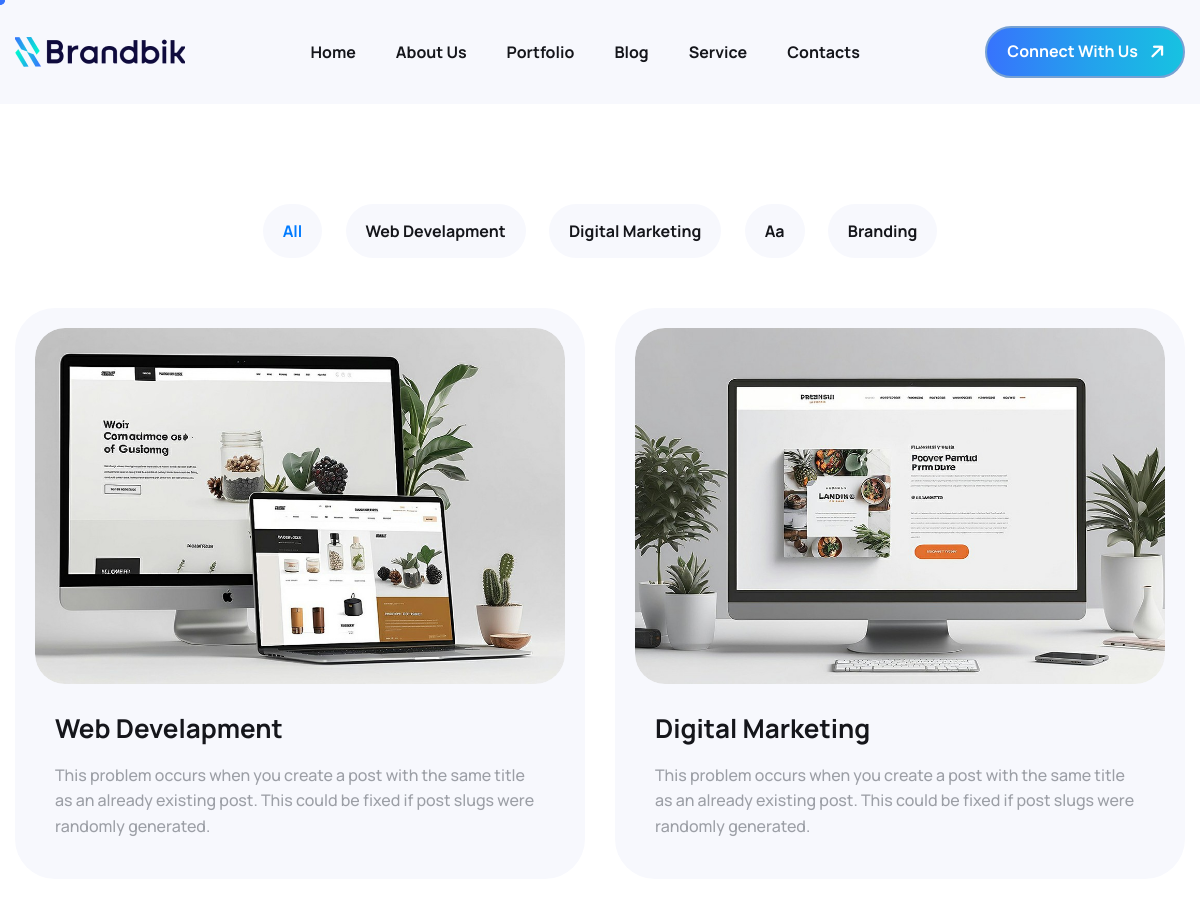
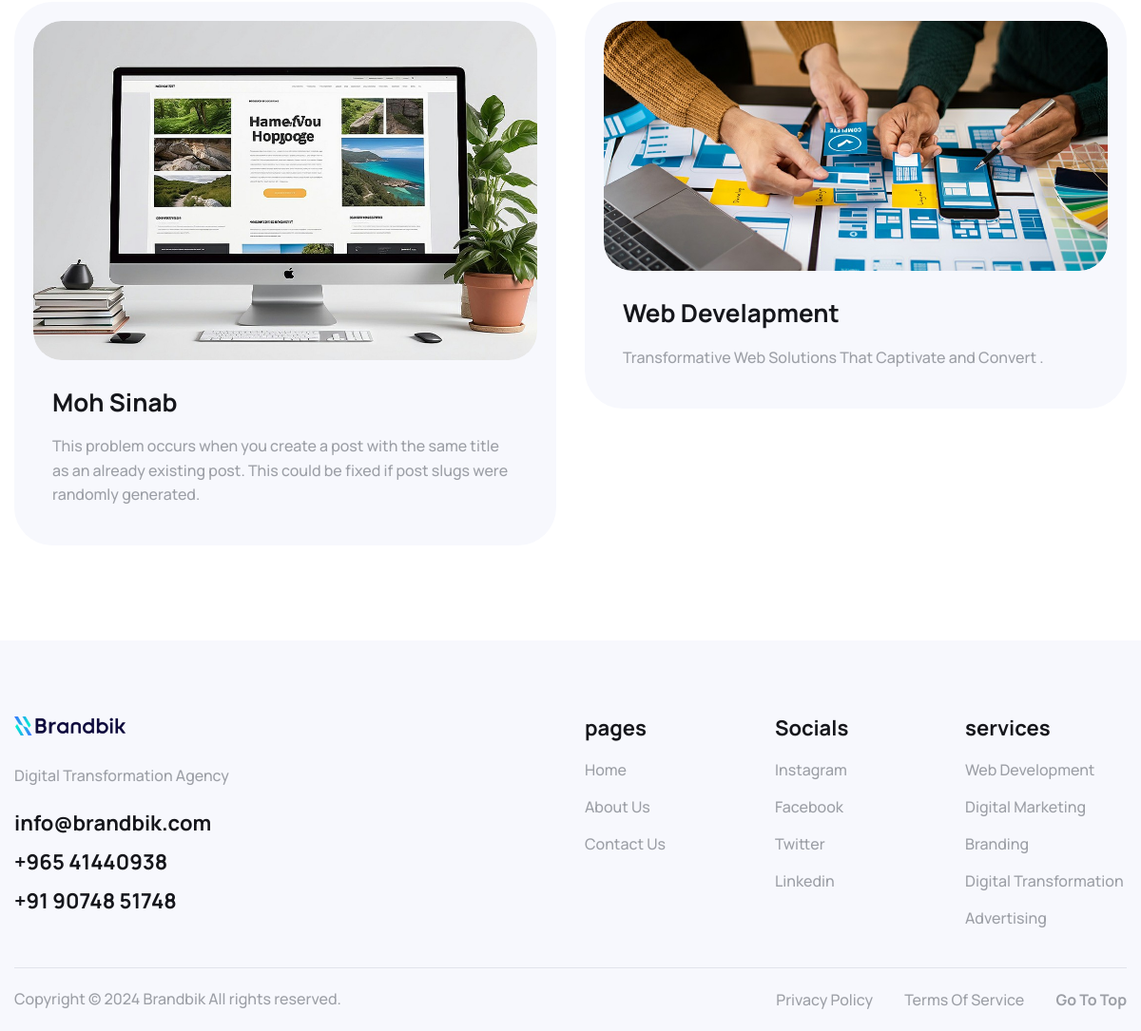
The page /portfolio/ on the database its author committed (2 pictures, top to bottom).
### web/models.py (models this page shows, shortened)
class Category(models.Model):
    name = models.CharField(max_length=200)
    slug = models.SlugField(unique=True, blank=True, null=True)

class Portfolio(models.Model):
    category = models.ForeignKey(Category, on_delete=models.CASCADE, related_name='portfolios')
    image = models.ImageField(upload_to="portfolios/")
    name = models.CharField(max_length=200)
    description= models.CharField(max_length=200)  # Corrected spelling

### web/views.py (the view)
# urls.py: path('portfolio/', portfolio, name='portfolio'),
def portfolio(request):
     port=Portfolio.objects.all()
     categories = Category.objects.all()
     context={
    'port':port,
    'categories': categories,
   }
     return render(request,"web/portfolio.html",context)

### template/web/portfolio.html (shortened to what this page needs)
{% extends "web/base.html" %}
{% load static %}
{% block content %}
	<div id="magic-cursor">
	</div>
	<div class="our-projects">
        <div class="container">
            <div class="row">
                <div class="col-lg-12 col-md-12">
                    <div class="our-projects-nav wow fadeInUp" data-wow-delay="0.25s">
                        <ul>
                            <li><a href="#" class="active-btn" data-filter="*">all</a></li>
                            {% for category in categories %}
                            <li>
                                <a href="#" data-filter=".{{ category.slug }}">{{ category.name }}</a>
                            </li>
                            {% endfor %}
                        </ul>
                    </div>
                </div>
                <div class="col-lg-12">
                    <div class="row project-item-boxes">
                        {% for p in port %}
                        <div class="col-md-6 project-item-box {{ p.category.slug }}">
                            <div class="works-item">
                                <div class="works-image">
                                    <figure class="image-anime">
                                        <img src="{{ p.image.url }}" alt="">
                                    </figure>
                                </div>
                                <div class="works-content">
                                    <h2>{{ p.name }}</h2>
                                    <p>{{ p.description }}</p>
                                </div>
                            </div>
                        </div>
                        {% endfor %}
                    </div>
                </div>
            </div>
        </div>
    </div>
</body>
{% endblock %}

### template/web/base.html (shortened to what this page needs)
{% load static %}
<!DOCTYPE html>
<html lang="zxx">
<head>
    <link rel="stylesheet" href="{% static 'css/bootstrap.min.css' %}">
	<link href="{% static "css/slicknav.min.css" %}" rel="stylesheet">
	<link rel="stylesheet" href="{% static "css/swiper-bundle.min.css" %}">
	<link href="{% static "css/all.css" %}" rel="stylesheet" media="screen">
	<link href="{% static "css/animate.css" %}" rel="stylesheet">
	<link rel="stylesheet" href="{% static "css/magnific-popup.css" %}">
	<link href="{% static "css/custom.css" %}" rel="stylesheet" media="screen">
</head>
<body class="tt-magic-cursor">
    {% include "web/partials/header.html" %}
    {% block content %}
    {% endblock %}
    {% include "web/partials/footer.html" %}
</body>
</html>

### template/web/partials/header.html (shortened to what this page needs)
{% load static %}
<div id="magic-cursor">
</div>
<header class="main-header">
    <div class="header-sticky">
        <nav class="navbar navbar-expand-lg">
            <div class="container">
                <a class="navbar-brand" href="{% url "index" %}">
                    <img src="{% static "images/branbik logo re.png" %}" alt="Logo">
                </a>
                <div class="collapse navbar-collapse main-menu">
                    <div class="nav-menu-wrapper">
                        <ul class="navbar-nav mr-auto" id="menu">
                            <li class="nav-item "><a class="nav-link" href="{% url "index" %}">home</a>
                            </li>
                            <li class="nav-item"><a class="nav-link" href="{% url "about" %}">about us</a></li>
                            <li class="nav-item"><a class="nav-link" href="{% url "portfolio" %}">portfolio</a></li>
                            <li class="nav-item"><a class="nav-link" href="{% url "blog" %}">Blog</a></li>
                            <li class="nav-item"><a class="nav-link" href="{% url "service" %}">Service</a></li>
                            <li class="nav-item"><a class="nav-link" href="{% url "contact" %}">contacts</a></li>
                        </ul>
                    </div>
                    <div class="header-btn d-inline-flex">
                        <a href="https://api.whatsapp.com/send?phone= 90748 51748
                        &text=Hola%21%20Quisiera%20m%C3%A1s%20informaci%C3%B3n%20sobre%20Varela%202." class="btn-default">Connect with us</a>
                    </div>
                </div>
            </div>
        </nav>
    </div>
</header>

### template/web/partials/footer.html (shortened to what this page needs)
{% load static %}
<footer class="main-footer">
    <div class="container">
        <div class="row">
            <div class="col-md-12">
                <div class="mega-footer">
                    <div class="row">
                        <div class="col-lg-6 col-md-12">
                            <div class="footer-about">
                                <figure>
                                    <img src="{% static "images/branbik logo 1.png" %}" alt="">
                                </figure>
                                <p>Digital Transformation Agency</p>
                                <ul>
                                    <li><a href="info@brandbik.com">info@brandbik.com</a></li>
                                    <li><a href="+965 41440938">+965 41440938
                                    </a></li>
                                    <li><a href="90748 51748
                                        ">+91 90748 51748
                                    </a></li>
                                </ul>
                            </div>
                        </div>
                        <div class="col-lg-2 col-md-4">
                            <div class="footer-links">
                                <h2>pages</h2>
                                <ul>
                                    <li><a href="#">Home</a></li>
                                    <li><a href="#">About Us</a></li>
                                    <li><a href="#contact-us.html">Contact Us</a></li>
                                </ul>
                            </div>
                        </div>
                        <div class="col-lg-2 col-md-4">
                            <div class="footer-links">
                                <h2>Socials</h2>
                                <ul>
                                    <li><a href="https://www.instagram.com/brandbik_creatives?igsh=MWo0Nm9vZzRuZzJhdA==
                                        ">instagram</a></li>
                                    <li><a href="#">facebook</a></li>
                                    <li><a href="https://x.com/brandbik?t=TgQKNPUWVKHGhGHD-yaAdg&s=08">twitter</a></li>
                                    <li><a href="https://www.linkedin.com/company/brandbik-creatives/
                                        ">linkedin</a></li>
                                </ul>
                            </div>
                        </div>
                        <div class="col-lg-2 col-md-4">
                            <div class="footer-links">
                                <h2>services</h2>
                                <ul>
                                    <li><a href="#">Web development</a></li>
                                    <li><a href="#">Digital Marketing</a></li>
                                    <li><a href="#">Branding</a></li>
                                    <li>Digital Transformation
                                </li>
                                    <li><a href="#">Advertising</a></li>
                                </ul>
                            </div>
                        </div>
                    </div>
                </div>
                <div class="footer-copyright">
                    <div class="row align-items-center">
                        <div class="col-lg-6">
                            <div class="footer-copyright-text">
                                <p>Copyright © 2024 Brandbik All rights reserved.</p>
                            </div>
                        </div>
                        <div class="col-lg-6">
                            <div class="footer-policy-links">
                                <ul>
                                    <li><a href="#">privacy policy</a></li>
                                    <li><a href="#">terms of service</a></li>
                                    <li class="highlighted"><a href="#top">go to top</a></li>
                                </ul>
                            </div>
                        </div>
                    </div>
                </div>
            </div>
        </div>
    </div>
</footer>

### rows shown on the page
Category: name "Web Develapment"
Category: name "Digital Marketing"
Category: name "Aa"
Category: name "Branding"
Portfolio: image (picture), name "Web Develapment", description "This problem occurs when you create a post with the same title as an already existing post. This could be fixed if post slugs were randomly generated."
Portfolio: image (picture), name "Digital Marketing", description "This problem occurs when you create a post with the same title as an already existing post. This could be fixed if post slugs were randomly generated."
Portfolio: image (picture), name "Moh Sinab", description "This problem occurs when you create a post with the same title as an already existing post. This could be fixed if post slugs were randomly generated."
Portfolio: image (picture), name "Web Develapment", description "Transformative Web Solutions That Captivate and Convert ."
